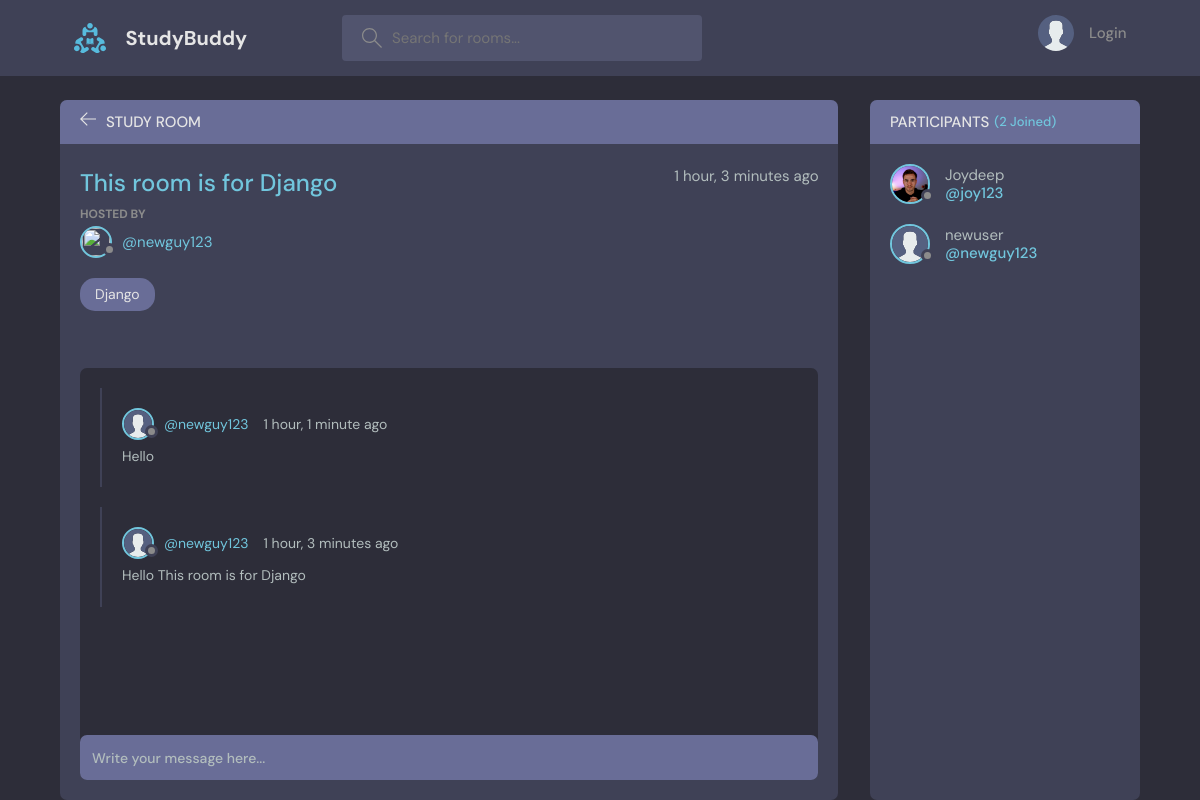
The page /room/4/ on the database its author committed.
### base/models.py (models this page shows, shortened)
class Room(models.Model):
    topic= models.ForeignKey(Topic, on_delete=models.SET_NULL, null= True)
    host= models.ForeignKey(User,on_delete= models.SET_NULL, null= True)
    name= models.CharField(max_length=200)
    description= models.TextField(null=True, blank= True)
    participants= models.ManyToManyField(User,related_name='participants',blank=True)
    created = models.DateTimeField(auto_now_add=True)
    updated= models.DateTimeField(auto_now= True)
    class Meta:
        ordering = ['-created', '-updated']

class User(AbstractUser):
    pass
    name= models.CharField(max_length=200, null=True)
    email= models.EmailField(unique= True,null= True)
    bio = models.TextField(null = True)
    avatar= models.ImageField(null= True, default="avatar.svg")
    USERNAME_FIELD='email'
    REQUIRED_FIELDS=[]

class Topic(models.Model):
    name= models.TextField()
    def __str__(self):
        return self.name

class Message(models.Model):
    user= models.ForeignKey(User, on_delete=models.CASCADE)
    room = models.ForeignKey(Room, on_delete=models.CASCADE) ## One to Many Relationship (One room can have multiple messages but one text can only
    body = models.TextField()
    created = models.DateTimeField(auto_now_add=True)
    updated= models.DateTimeField(auto_now= True)
    class Meta:
        ordering = ['-created', '-updated']

### base/views.py (the view, shortened to what this page needs)
# urls.py: path('room/<str:val>/', views.room, name= 'room'),
def room(request,val):
    room = Room.objects.get(id= val)
    room_messages = room.message_set.all()
    participants = room.participants.all()
    context= {'room3':room,'room_messages':room_messages,'participants':participants}
    return render(request, 'base/room.html',context)

### base/templates/base/room.html (shortened to what this page needs)
{% extends 'main.html' %}
{% load static %}
{% block content %}
<main class="profile-page layout layout--2">
  <div class="container">
    <div class="room">
      <div class="room__top">
        <div class="room__topLeft">
          <a href="{% url 'home' %}">
            <svg version="1.1" xmlns="http://www.w3.org/2000/svg" width="32" height="32" viewBox="0 0 32 32">
              <title>arrow-left</title>
              <path
                d="M13.723 2.286l-13.723 13.714 13.719 13.714 1.616-1.611-10.96-10.96h27.625v-2.286h-27.625l10.965-10.965-1.616-1.607z">
              </path>
            </svg>
          </a>
          <h3>Study Room</h3>
        </div>
      </div>
      <div class="room__box scroll">
        <div class="room__header scroll">
          <div class="room__info">
            <h3>{{room3.name}}</h3>
            <span>{{room3.created|timesince}} ago</span>
          </div>
          <div class="room__hosted">
            <p>Hosted By</p>
            <a href="{% url 'user-profile' room3.host.id %}" class="room__author">
              <div class="avatar avatar--small">
                <img src="{{room.host.avatar.url}}" />
              </div>
              <span>@{{room3.host.username}}</span>
            </a>
          </div>
          <span class="room__topics">{{room3.topic}}</span>
        </div>
        <div class="room__conversation">
          <div class="threads scroll">
            {% for message in room_messages %}
            <div class="thread">
              <div class="thread__top">
                <div class="thread__author">
                  <a href="{% url 'user-profile' message.user.id %}" class="thread__authorInfo">
                    <div class="avatar avatar--small">
                      <img src="{{message.user.avatar.url}}" />
                    </div>
                    <span>@{{message.user.username}}</span>
                  </a>
                  <span class="thread__date">{{message.created|timesince}} ago</span>
                </div>
              </div>
              <div class="thread__details">
                {{message.body}}
              </div>
            </div>
            {% endfor %}
          </div>
        </div>
      </div>
      <div class="room__message">
        <form action="" method="POST">
          <input name="body" placeholder="Write your message here..." />
        </form>
      </div>
    </div>
    <div class="participants">
      <h3 class="participants__top">Participants <span>({{participants.count}} Joined)</span></h3>
      <div class="participants__list scroll">
        {% for user in participants %}
        <a href="{%  url 'user-profile' user.id %}" class="participant">
          <div class="avatar avatar--medium">
            <img src="{{user.avatar.url}}" />
          </div>
          <p>
            {{user.name}}
            <span>@{{user.username}}</span>
          </p>
        </a>
        {% endfor %}
      </div>
    </div>
  </div>
</main>
{% endblock content %}

### rows shown on the page
Room: name "This room is for Django", created "1 hour, 3 minutes", host.username "newguy123", topic "Django"
Message: user.avatar (placeholder picture), user.username "newguy123", created "1 hour, 1 minute", body "Hello"
Message: user.avatar (placeholder picture), user.username "newguy123", created "1 hour, 3 minutes", body "Hello This room is for Django"
User: avatar (picture), name "Joydeep", username "joy123"
User: avatar (placeholder picture), name "newuser", username "newguy123"

### other values the page prints
{{ participants.count }} "2"
